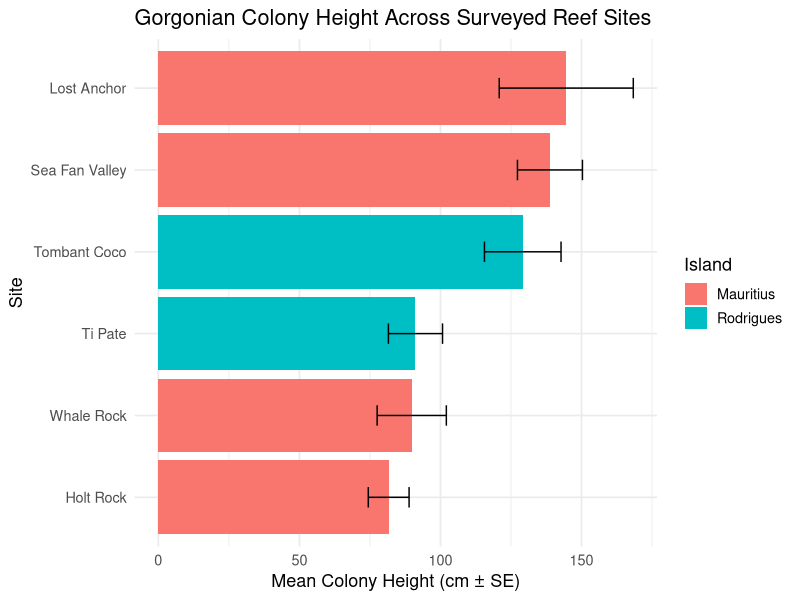

Write R code to recreate this figure. (Note: this script raises an error after producing the figure.)
## ---- chunk 1
# Set options, housekeeping
knitr::opts_chunk$set(
	echo = TRUE,
	include = TRUE,
	message = FALSE,
	warning = FALSE)
## ---- chunk 2
#| message: true
#| warning: false
rm(list = ls())
## ---- chunk 3
library(tidyverse) # Inc dplyr, ggplot2, lubridate etc
library(readxl) # For reading in excel files
## ---- chunk 4
#dive data
dive <- read_csv(here::here("data/raw_data_dive.csv"),
                 na = c("", ".", "NA", "9999", "ND", "blank"))

#transect data
transect <- read_csv(here::here("data/transect_data.csv"),
                     na = c("", ".", "NA", "9999", "ND", "blank"))

#GEE current data
gee_currents <- read_csv(here::here("data/mascarene_gee_currents_2024.csv"),
                         na = c("", ".", "NA", "9999", "ND", "blank"))
## ---- chunk 5
seafan_valley <- read_excel(here::here("data/nutrient_data.xlsx"), sheet = "seafan_valley", na = c("", ".", "NA", "9999", "ND", "blank"))
lost_anchor <- read_excel(here::here("data/nutrient_data.xlsx"), sheet = "lost_anchor", na = c("", ".", "NA", "9999", "ND", "blank"))
holt_rock <- read_excel(here::here("data/nutrient_data.xlsx"), sheet = "holt_rock", na = c("", ".", "NA", "9999", "ND", "blank"))
whale_rock <- read_excel(here::here("data/nutrient_data.xlsx"), sheet = "whale_rock", na = c("", ".", "NA", "9999", "ND", "blank"))
antonios_finger <- read_excel(here::here("data/nutrient_data.xlsx"), sheet = "antonios_finger", na = c("", ".", "NA", "9999", "ND", "blank"))
aquarium <- read_excel(here::here("data/nutrient_data.xlsx"), sheet = "aquarium", na = c("", ".", "NA", "9999", "ND", "blank"))
plateau_benitier <- read_excel(here::here("data/nutrient_data.xlsx"), sheet = "plateau_benitier", na = c("", ".", "NA", "9999", "ND", "blank"))
ti_trou <- read_excel(here::here("data/nutrient_data.xlsx"), sheet = "ti_trou", na = c("", ".", "NA", "9999", "ND", "blank"))
couzoupa <- read_excel(here::here("data/nutrient_data.xlsx"), sheet = "couzoupa", na = c("", ".", "NA", "9999", "ND", "blank"))
tombant_coco <- read_excel(here::here("data/nutrient_data.xlsx"), sheet = "tombant_coco", na = c("", ".", "NA", "9999", "ND", "blank"))
ti_pate <- read_excel(here::here("data/nutrient_data.xlsx"), sheet = "ti_pate", na = c("", ".", "NA", "9999", "ND", "blank"))
## ---- chunk 6
seafan_valley
holt_rock
lost_anchor
whale_rock
ti_pate
ti_trou
tombant_coco
plateau_benitier
antonios_finger
couzoupa
aquarium
## ---- chunk 7
nutrient_data <- bind_rows(seafan_valley, holt_rock,
lost_anchor,
whale_rock,
ti_pate,
ti_trou,
tombant_coco,
plateau_benitier,
antonios_finger,
couzoupa,
aquarium) 
# Clean up the environment
rm(seafan_valley,
holt_rock,
lost_anchor,
whale_rock,
ti_pate,
ti_trou,
tombant_coco,
plateau_benitier,
antonios_finger,
couzoupa,
aquarium) # Clean up the environment
## ---- chunk 8
# Helper function to make column names clean case 
clean_name <- function(df) {
  names(df) <- names(df) |>
    str_to_lower() |>
    str_replace_all("[^a-z0-9]+", "_") |>
    str_remove_all("^_|_$")
  df
}
## ---- chunk 9
dive_clean <- dive |>
  clean_name() |>
  mutate(
    island = str_squish(island),
    site   = str_squish(str_to_title(site)),
    site   = recode(site, "Seafan Valley" = "Sea Fan Valley")
  )

transect_clean <- transect |>
  clean_name() |>
  mutate(
    island = str_squish(island),
    site   = str_squish(str_to_title(site)),
    site   = recode(site, "Seafan Valley" = "Sea Fan Valley")
  )

nutrients_clean <- nutrient_data |>
  clean_name() |>
  mutate(
    island = str_squish(island),
    site   = str_squish(str_to_title(site)),
    site   = recode(site, "Seafan Valley" = "Sea Fan Valley")
  )

gee_clean <- gee_currents |>
  clean_name() |>
  mutate(
    island = str_squish(island),
    site   = str_squish(str_to_title(site)),
    site   = recode(site, "Seafan Valley" = "Sea Fan Valley")
  ) |>
  select(island, site, hycom_current_speed = mean)
## ---- chunk 10
dive_clean
transect_clean
nutrients_clean
gee_clean
## ---- chunk 11
colony_site <- dive_clean |>
  filter(!is.na(height)) |>
  group_by(island, site) |>
  summarise(
    n_colonies  = n(),
    mean_height = mean(height, na.rm = TRUE),
    se_height   = sd(height, na.rm = TRUE) / sqrt(n()),
    mean_width  = mean(width, na.rm = TRUE),
    mean_depth  = mean(depth, na.rm = TRUE),
    .groups = "drop"
  )

print(colony_site)
## ---- chunk 12
nutrients_site <- nutrients_clean |>
  group_by(island, site) |>
  summarise(
    across(
      c(silicate, phosphate, nitrate, chl_a),
      list(
        mean = ~ mean(.x, na.rm = TRUE),
        se   = ~ sd(.x, na.rm = TRUE) / sqrt(sum(!is.na(.x)))
      ),
      .names = "{.col}_{.fn}"
    ),
    .groups = "drop"
  ) |>
  rename(
    chl_a_lab_mean = chl_a_mean,
    chl_a_lab_se   = chl_a_se
  )
## ---- chunk 13
master_site <- transect_clean |>
  left_join(colony_site, by = c("island", "site")) |>
  left_join(nutrients_site, by = c("island", "site")) |>
  left_join(gee_clean, by = c("island", "site"))

master_site
## ---- chunk 14
# Plot 1: Mean colony height (+/- SE) across surveyed sites
p1 <- colony_site |>
  ggplot(aes(x = reorder(site, mean_height), y = mean_height, fill = island)) +
  geom_col() +
  geom_errorbar(
    aes(ymin = mean_height - se_height, ymax = mean_height + se_height),
    width = 0.25
  ) +
  coord_flip() +
  labs(
    x = "Site",
    y = "Mean Colony Height (cm ± SE)",
    title = "Gorgonian Colony Height Across Surveyed Reef Sites",
    fill = "Island"
  ) +
  theme_minimal(base_size = 13)

p1
ggsave(here::here("output/fig1_colony_height_by_site.png"), p1, width = 8, height = 5, dpi = 300)

# Plot 2: Gorgonian density vs. water-column silicate
p2 <- ggplot(master_site, aes(x = silicate_mean, y = avg_gorgonian_density, color = island)) +
  geom_point(size = 3.5) +
  geom_smooth(method = "lm", se = FALSE) +
  labs(
    x = "Mean Silicate (µM)",
    y = "Mean Gorgonian Density (colonies/m²)",
    title = "Gorgonian Density vs. Water-Column Silicate",
    color = "Island"
  ) +
  theme_minimal(base_size = 13)

p2
ggsave(here::here("output/fig2_density_vs_silicate.png"), p2, width = 8, height = 5, dpi = 300)

# Plot 3: Gorgonian density vs. satellite HYCOM current speed (GEE)
p3 <- master_site |>
  filter(!is.na(hycom_current_speed)) |>
  ggplot(aes(x = hycom_current_speed, y = avg_gorgonian_density, color = island)) +
  geom_point(size = 3.5) +
  geom_smooth(method = "lm", se = FALSE) +
  labs(
    x = "Mean HYCOM Surface Current Speed (Apr–Jun 2024)",
    y = "Mean Gorgonian Density (colonies/m²)",
    title = "Gorgonian Density vs. Regional Ocean Current Speed (GEE)",
    color = "Island"
  ) +
  theme_minimal(base_size = 13)

p3
ggsave(here::here("output/fig3_density_vs_current.png"), p3, width = 8, height = 5, dpi = 300)

# Plot 4: Colony Height vs. Width across measured colonies
p_morph <- dive_clean |>
  filter(!is.na(height), !is.na(width)) |>
  ggplot(aes(x = width, y = height, color = island, shape = gorgonian_species)) +
  geom_point(alpha = 0.8, size = 3) +
  labs(
    x = "Colony Width (cm)",
    y = "Colony Height (cm)",
    title = "Gorgonian Morphometrics Across Mauritius and Rodrigues",
    color = "Island",
    shape = "Species"
  ) +
  theme_minimal(base_size = 13)

p_morph
ggsave(here::here("output/fig_morphometrics_scatter.png"), p_morph, width = 8, height = 5, dpi = 300)

# Plot 5: Gorgonian Density across ALL 11 surveyed sites (ordered by density)
p_all_sites <- master_site |>
  ggplot(aes(x = reorder(site, avg_gorgonian_density), y = avg_gorgonian_density, color = island)) +
  geom_segment(
    aes(xend = reorder(site, avg_gorgonian_density), y = 0, yend = avg_gorgonian_density),
    linewidth = 1.2
  ) +
  geom_point(size = 4) +
  coord_flip() +
  labs(
    x = "Surveyed Site (All 11 Sites)",
    y = "Mean Gorgonian Density (colonies/m²)",
    title = "Gorgonian Density Across All Surveyed Sites",
    subtitle = "Includes zero-density Rodrigues sites to show full spatial baseline",
    color = "Island"
  ) +
  theme_minimal(base_size = 13)

p_all_sites
ggsave(here::here("output/fig_all_sites_density.png"), p_all_sites, width = 8, height = 5, dpi = 300)

# Plot 6: Site-by-Site Reef Composition: Gorgonian Density vs. Total Coral Cover (all 11 sites)
p_composition <- master_site |>
  select(island, site, avg_gorgonian_density, total_coral_cover_pct) |>
  pivot_longer(
    cols = c(avg_gorgonian_density, total_coral_cover_pct),
    names_to = "metric",
    values_to = "value"
  ) |>
  mutate(
    metric = recode(
      metric,
      "avg_gorgonian_density" = "Mean Gorgonian Density",
      "total_coral_cover_pct" = "Total Coral Cover (%)"
    )
  ) |>
  ggplot(aes(x = reorder(site, value), y = value, fill = island)) +
  geom_col(show.legend = TRUE) +
  facet_wrap(~ metric, scales = "free_x") +
  coord_flip() +
  labs(
    x = "Surveyed Site (All 11 Sites)",
    y = NULL,
    title = "Gorgonian Density and Total Coral Cover Across All Sites",
    fill = "Island"
  ) +
  theme_minimal(base_size = 12)

p_composition
ggsave(here::here("output/fig_reef_composition_all_sites.png"), p_composition, width = 9, height = 5.5, dpi = 300)


# Plot 7: Multi-Variable Water Chemistry Overview (Faceted across all 4 lab variables)
p_water_chem <- master_site |>
  select(island, site, silicate_mean, phosphate_mean, nitrate_mean, chl_a_lab_mean) |>
  pivot_longer(
    cols = c(silicate_mean, phosphate_mean, nitrate_mean, chl_a_lab_mean),
    names_to = "variable",
    values_to = "mean_val"
  ) |>
  filter(!is.na(mean_val)) |>
  mutate(
    variable = recode(
      variable,
      "silicate_mean"  = "Silicate (µM)",
      "phosphate_mean" = "Phosphate (µM)",
      "nitrate_mean"   = "Nitrate (µM)",
      "chl_a_lab_mean" = "Lab Chl-a"
    )
  ) |>
  ggplot(aes(x = mean_val, y = reorder(site, mean_val), color = island)) +
  geom_segment(
    aes(x = 0, xend = mean_val, yend = reorder(site, mean_val)),
    linewidth = 0.9,
    alpha = 0.7
  ) +
  geom_point(size = 3) +
  facet_wrap(~ variable, scales = "free_x", nrow = 1) +
  labs(
    x = "Site Mean",
    y = NULL,
    title = "Water-Column Nutrients and Lab Chlorophyll-a Across Sites",
    color = "Island"
  ) +
  theme_minimal(base_size = 11)

p_water_chem
ggsave(here::here("output/fig_water_chemistry_overview.png"), p_water_chem, width = 10.5, height = 5.5, dpi = 300)
## ---- chunk 15
# 1. Cleaner Reef Composition: ordered consistently by gorgonian density
p_composition <- master_site |>
  mutate(site = fct_reorder(site, avg_gorgonian_density)) |>
  select(island, site, avg_gorgonian_density, total_coral_cover_pct) |>
  pivot_longer(
    cols = c(avg_gorgonian_density, total_coral_cover_pct),
    names_to = "metric",
    values_to = "value"
  ) |>
  mutate(
    metric = recode(
      metric,
      "avg_gorgonian_density" = "Gorgonian Density",
      "total_coral_cover_pct" = "Total Coral Cover (%)"
    )
  ) |>
  ggplot(aes(x = site, y = value, fill = island)) +
  geom_col() +
  facet_wrap(~ metric, scales = "free_x") +
  coord_flip() +
  labs(
    x = NULL,
    y = NULL,
    title = "Gorgonian Density vs. Total Coral Cover Across Sites",
    fill = "Island"
  ) +
  theme_minimal(base_size = 12) +
  theme(panel.spacing.x = unit(1.2, "lines"))

p_composition
ggsave(here::here("output/fig_reef_composition_all_sites2.png"), p_composition, width = 9, height = 5.5, dpi = 300)

# 2. Cleaner Water Chemistry: 2x2 grid so axis labels have plenty of breathing room
p_water_chem <- master_site |>
  select(island, site, silicate_mean, phosphate_mean, nitrate_mean, chl_a_lab_mean) |>
  pivot_longer(
    cols = c(silicate_mean, phosphate_mean, nitrate_mean, chl_a_lab_mean),
    names_to = "variable",
    values_to = "mean_val"
  ) |>
  filter(!is.na(mean_val)) |>
  mutate(
    variable = recode(
      variable,
      "silicate_mean"  = "Silicate (µM)",
      "phosphate_mean" = "Phosphate (µM)",
      "nitrate_mean"   = "Nitrate (µM)",
      "chl_a_lab_mean" = "Lab Chl-a"
    )
  ) |>
  ggplot(aes(x = mean_val, y = reorder(site, mean_val), color = island)) +
  geom_point(size = 3) +
  facet_wrap(~ variable, scales = "free_x", ncol = 2) +
  labs(
    x = "Site Mean",
    y = NULL,
    title = "Water-Column Nutrients and Lab Chlorophyll-a by Site",
    color = "Island"
  ) +
  theme_minimal(base_size = 11) +
  theme(panel.spacing = unit(1.1, "lines"))

p_water_chem
ggsave(here::here("output/fig_water_chemistry_overview2.png"), p_water_chem, width = 9.5, height = 6, dpi = 300)
## ---- chunk 16
# 1. Point to the new 20 m export
gee_currents <- read_csv(
  here::here("data/mascarene_gee_currents_20m_2024.csv"),
  na = c("", ".", "NA", "9999", "ND", "blank")
)

# 2. Run your existing clean_name(), master_site join, and plots as usual,
#    just updating p3's x-axis label & output filename to 20 m:
p3 <- master_site |>
  filter(!is.na(hycom_current_speed)) |>
  ggplot(aes(x = hycom_current_speed, y = avg_gorgonian_density, color = island)) +
  geom_point(size = 3.5) +
  labs(
    x = "Mean HYCOM Current Speed at 20 m (Apr–Jun 2024)",
    y = "Mean Gorgonian Density (colonies/m²)",
    title = "Gorgonian Density vs. Subsurface Current Speed (GEE)",
    color = "Island"
  ) +
  theme_minimal(base_size = 13)

p3
ggsave(here::here("output/fig3_density_vs_current_20m.png"), p3, width = 8, height = 5, dpi = 300)
## ---- chunk 17

# 1. Inspect column names in your cleaned dive & nutrient tables first
# names(dive_clean)
# names(nutrients_clean)

# 2. Calculate colony surface-area proxy per colony, then summarize per site
# Adjust `height` and `width` to match your exact cleaned column names
colony_size_site <- dive_clean |>
  filter(!is.na(height), !is.na(width), height > 0, width > 0) |>
  mutate(
    colony_area_proxy = height * width # e.g., cm² if height & width are in cm
  ) |>
  group_by(island, site) |>
  summarise(
    n_colonies = n(),
    mean_height = mean(height, na.rm = TRUE),
    se_height = sd(height, na.rm = TRUE) / sqrt(n_colonies),
    mean_width = mean(width, na.rm = TRUE),
    se_width = sd(width, na.rm = TRUE) / sqrt(n_colonies),
    mean_area = mean(colony_area_proxy, na.rm = TRUE),
    se_area = sd(colony_area_proxy, na.rm = TRUE) / sqrt(n_colonies),
    .groups = "drop"
  )
## ---- chunk 18
p_size_site <- colony_size_site |>
  mutate(site = fct_reorder(site, mean_area)) |>
  ggplot(aes(x = mean_area, y = site, color = island)) +
  geom_point(size = 3.2) +
  geom_errorbarh(
    aes(xmin = pmax(0, mean_area - se_area), xmax = mean_area + se_area),
    height = 0.25,
    alpha = 0.85
  ) +
  labs(
    x = "Mean Colony Area Proxy (Height × Width, mean ± SE)",
    y = "Site",
    title = "Gorgonian Colony Size Across Survey Sites",
    subtitle = "Mauritius and Rodrigues reef sites ordered by mean surface-area proxy",
    color = "Island"
  ) +
  theme_minimal(base_size = 10) +
  theme(legend.position = "top")

p_size_site
ggsave(here::here("output/fig_colony_area_by_site.png"), p_size_site, width = 8, height = 5.5, dpi = 300)
## ---- chunk 19
library(tidyverse)

# Option A: If using `colony_size_site` (sites with measured colonies)
# colony_counts <- colony_size_site |>
#   select(island, site, n_colonies)

# Option B: Compute colony counts directly from `dive_clean` across all sites
# (Replace `colony_id` with your colony column, or use `n()` if each row is one colony)
colony_counts <- dive_clean |>
  group_by(island, site) |>
  summarise(
    n_colonies = sum(!is.na(height) | !is.na(width)), # or `n()` if 1 row = 1 colony
    .groups = "drop"
  )

p_colony_count <- colony_counts |>
  mutate(site = fct_reorder(site, n_colonies)) |>
  ggplot(aes(x = n_colonies, y = site, fill = island)) +
  geom_col(width = 0.65, alpha = 0.9) +
  geom_text(
    aes(label = n_colonies),
    hjust = -0.25,
    size = 3.6,
    color = "grey20"
  ) +
  scale_x_continuous(expand = expansion(mult = c(0, 0.12))) +
  labs(
    x = "Number of Gorgonian Colonies",
    y = NULL,
    title = "Gorgonian Colony Count Across Survey Sites",
    fill = "Island"
  ) +
  theme_minimal(base_size = 12) +
  theme(
    legend.position = "top",
    panel.grid.major.y = element_blank()
  )

p_colony_count
ggsave(here::here("output/fig_colony_count_by_site.png"), p_colony_count, width = 8, height = 5.5, dpi = 300)
## ---- chunk 20
# 1. Compute colony counts per site (includes 0-colony sites if present in dive_clean)
colony_counts <- dive_clean |>
  group_by(island, site) |>
  summarise(
    n_colonies = sum(!is.na(height) | !is.na(width)), # or `n()` if 1 row = 1 colony
    .groups = "drop"
  )

# 2. Join with cleaned site-level nutrient / Chl-a data and reshape to long format
# Update the column names in `c(...)` to match `nutrients_clean`
count_nutrients_long <- colony_counts |>
  left_join(nutrients_clean, by = c("island", "site")) |>
  pivot_longer(
    cols = c(nitrate, phosphate, silicate, chl_a), # <-- edit to match your exact column names
    names_to = "nutrient_metric",
    values_to = "nutrient_value"
  ) |>
  filter(!is.na(n_colonies), !is.na(nutrient_value))

# 3. Plot Number of Colonies vs. Nutrient Values across sites
p_count_nutrients <- count_nutrients_long |>
  ggplot(aes(x = nutrient_value, y = n_colonies, color = island)) +
  geom_point(size = 3.2, alpha = 0.9) +
  facet_wrap(~ nutrient_metric, scales = "free_x") +
  labs(
    x = "Lab Nutrient / Chlorophyll-a Concentration",
    y = "Number of Gorgonian Colonies",
    title = "Gorgonian Colony Count vs. Lab Water Chemistry by Site",
    subtitle = "Each point represents a survey site in Mauritius or Rodrigues",
    color = "Island"
  ) +
  theme_minimal(base_size = 12) +
  theme(
    legend.position = "top",
    strip.text = element_text(face = "bold")
  )

p_count_nutrients
ggsave(here::here("output/fig_colony_count_vs_nutrients.png"), p_count_nutrients, width = 9.5, height = 6, dpi = 300)
## ---- chunk 21
# 1. Compute colony counts per site (keeps 0-colony sites so "presence/absence" is visible)
colony_counts <- dive_clean |>
  group_by(island, site) |>
  summarise(
    n_colonies = sum(!is.na(height) | !is.na(width)), # or `n()` if 1 row = 1 colony
    .groups = "drop"
  )

# 2. Join with cleaned site-level nutrient / Chl-a data
# Replace `chl_a` below with your exact cleaned chlorophyll-a column name
count_chla <- colony_counts |>
  left_join(nutrients_clean, by = c("island", "site")) |>
  filter(!is.na(n_colonies), !is.na(chl_a))

# 3. Quick non-parametric correlation check (Spearman is safer for small site counts & skewed data)
cor.test(count_chla$chl_a, count_chla$n_colonies, method = "spearman", exact = FALSE)

# 4. Plot Gorgonian Colony Count vs. Chlorophyll-a Concentration
p_count_chla <- count_chla |>
  ggplot(aes(x = chl_a, y = n_colonies)) +
  geom_smooth(
    method = "lm",
    se = TRUE,
    color = "grey40",
    linetype = "dashed",
    linewidth = 0.8
  ) +
  geom_point(aes(color = island), size = 3.5, alpha = 0.92) +
  labs(
    x = "Lab Chlorophyll-a Concentration (phytoplankton proxy)",
    y = "Number of Gorgonian Colonies",
    title = "Gorgonian Colony Abundance vs. Chlorophyll-a Across Sites",
    subtitle = "(dashed line = overall linear trend ± SE)",
    color = "Island"
  ) +
  theme_minimal(base_size = 12) +
  theme(legend.position = "top")

p_count_chla
ggsave(here::here("output/fig_colony_count_vs_chla.png"), p_count_chla, width = 8, height = 5.5, dpi = 300)
## ---- chunk 22


# 1. Summarize colony count and depth per site
# Adjust `depth`, `height`, and `width` to match your cleaned column names in `dive_clean`
site_depth_counts <- dive_clean |>
  group_by(island, site) |>
  summarise(
    n_colonies = sum(!is.na(height) | !is.na(width)), # or `n()` if 1 row = 1 colony
    mean_depth = mean(depth, na.rm = TRUE),
    .groups = "drop"
  ) |>
  filter(!is.na(n_colonies), !is.na(mean_depth))

# 2. Plot Colony Count vs. Depth with a neat boxed legend on the right
p_count_depth <- site_depth_counts |>
  ggplot(aes(x = mean_depth, y = n_colonies, color = site, shape = island)) +
  geom_point(size = 4, alpha = 0.95) +
   scale_shape_manual(values = c(16, 17)) + # solid circle & solid triangle for clear contrast
  scale_y_continuous(expand = expansion(mult = c(0.05, 0.16))) +
  scale_x_continuous(expand = expansion(mult = c(0.08, 0.08))) +
  labs(
    x = "Mean Survey Depth (m)",
    y = "Number of Gorgonian Colonies",
    title = "Gorgonian Colony Count vs. Depth by Survey Site",
    subtitle = "Site indicated by color; island indicated by point shape",
    color = "Site",
    shape = "Island"
  ) +
  theme_minimal(base_size = 12) +
  theme(
    legend.position = "right",
    legend.justification = "top",
    legend.box = "vertical",
    legend.box.background = element_rect(
      fill = "white",
      color = "grey75",
      linewidth = 0.6
    ),
    legend.box.margin = margin(6, 6, 6, 6),
    legend.key = element_rect(fill = "white", color = NA),
    legend.title = element_text(face = "bold", size = 10.5),
    legend.text = element_text(size = 9.5)
  )

p_count_depth
ggsave(here::here("output/fig_colony_count_vs_depth.png"), p_count_depth, width = 9.5, height = 5.8, dpi = 300)
